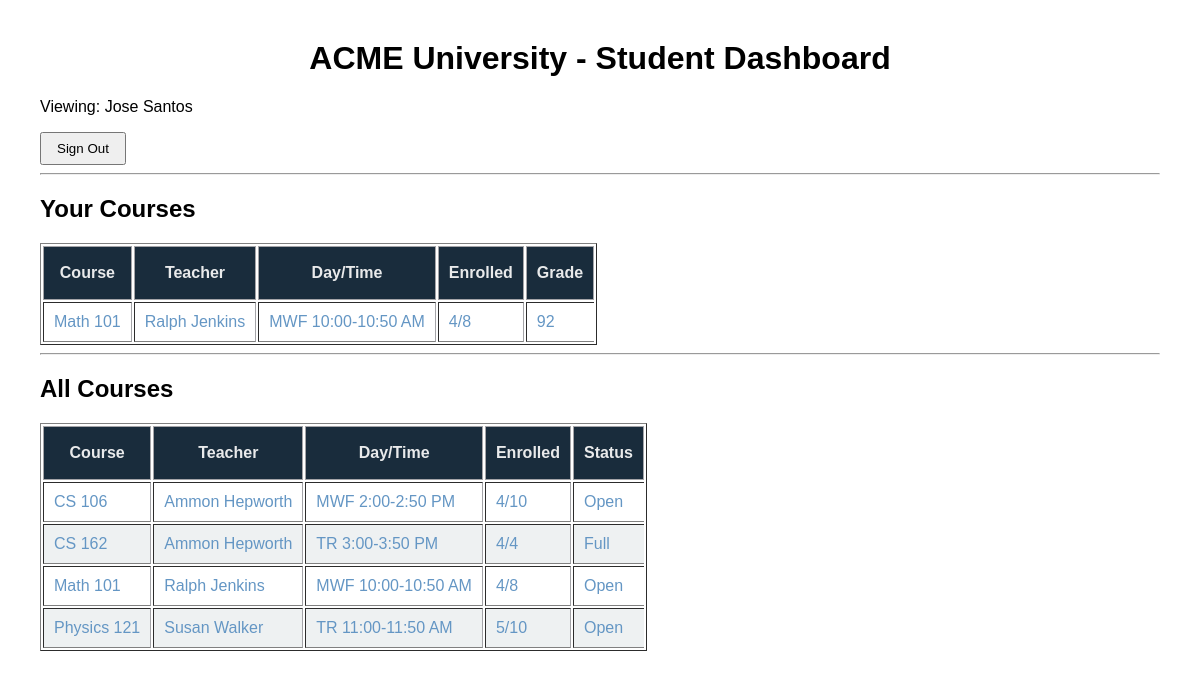
Page /student on the committed database.
### RESTapi.py (models this page shows, shortened)
class User(db.Model):
    id = db.Column(db.Integer, primary_key=True)
    username = db.Column(db.String(80), unique=True, nullable=False)
    password = db.Column(db.String(200), nullable=False)
    name = db.Column(db.String(120), nullable=False)
    role = db.Column(db.String(20), nullable=False)

class Course(db.Model):
    id = db.Column(db.Integer, primary_key=True)
    name = db.Column(db.String(80), nullable=False)
    time = db.Column(db.String(80), nullable=False)
    capacity = db.Column(db.Integer, nullable=False)
    teacher_id = db.Column(db.Integer, db.ForeignKey('user.id'), nullable=False)
    teacher = db.relationship('User', backref='courses_taught')

### RESTapi.py (the view)
@app.route('/student', methods=['GET'])
def student_home():
    student_user = User.query.filter_by(role='student').order_by(User.id).first()
    courses = Course.query.order_by(Course.name).all()
    my_courses = []
    all_courses = []
    for course in courses:
        enrolled_count = len(course.enrollments)
        all_courses.append({
            "name": course.name,
            "teacher": course.teacher.name,
            "time": course.time,
            "enrolled": enrolled_count,
            "capacity": course.capacity
        })
        if student_user is not None:
            student_enrollment = next((e for e in course.enrollments if e.student_id == student_user.id), None)
            if student_enrollment is not None:
                my_courses.append({
                    "name": course.name,
                    "teacher": course.teacher.name,
                    "time": course.time,
                    "enrolled": enrolled_count,
                    "capacity": course.capacity,
                    "grade": student_enrollment.grade
                })
    return render_template(
        "student.html",
        student_name=student_user.name if student_user else "Student",
        my_courses=my_courses,
        all_courses=all_courses
    )

### templates/student.html (shortened to what this page needs)
<!DOCTYPE html>
<html>
<head>
    <link rel="stylesheet" href="{{ url_for('static', filename='style.css') }}">
</head>
<body>
<h1>ACME University - Student Dashboard</h1>
<p>Viewing: {{ student_name }}</p>
<button onclick="logout()">Sign Out</button>
<hr>
<h2>Your Courses</h2>
<table border="1">
    <thead>
        <tr>
            <th>Course</th>
            <th>Teacher</th>
            <th>Day/Time</th>
            <th>Enrolled</th>
            <th>Grade</th>
        </tr>
    </thead>
    <tbody id="myCourses">
        {% for course in my_courses %}
        <tr>
            <td>{{ course.name }}</td>
            <td>{{ course.teacher }}</td>
            <td>{{ course.time }}</td>
            <td>{{ course.enrolled }}/{{ course.capacity }}</td>
            <td>{{ course.grade }}</td>
        </tr>
        {% else %}
        <tr>
            <td colspan="5">No enrolled courses found.</td>
        </tr>
        {% endfor %}
    </tbody>
</table>
<hr>
<h2>All Courses</h2>
<table border="1">
    <thead>
        <tr>
            <th>Course</th>
            <th>Teacher</th>
            <th>Day/Time</th>
            <th>Enrolled</th>
            <th>Status</th>
        </tr>
    </thead>
    <tbody id="allCourses">
        {% for course in all_courses %}
        <tr>
            <td>{{ course.name }}</td>
            <td>{{ course.teacher }}</td>
            <td>{{ course.time }}</td>
            <td>{{ course.enrolled }}/{{ course.capacity }}</td>
            <td>{% if course.enrolled >= course.capacity %}Full{% else %}Open{% endif %}</td>
        </tr>
        {% else %}
        <tr>
            <td colspan="5">No courses found.</td>
        </tr>
        {% endfor %}
    </tbody>
</table>
</body>
</html>

### static/style.css (style rules this page uses)
body { font-family: Arial, sans-serif; margin: 40px; }
h1 { text-align: center; }
th { border: 1px solid rgb(164, 164, 168); padding: 17px 10px; text-align: center; color: #e9eaeb; background-color: rgb(25, 44, 60); box-sizing: border-box; }
tbody tr:nth-child(even) { background-color: #eef1f2; }
td { border-right: 1px solid rgb(164, 164, 168); padding: 10px 10px; text-align: left; color: rgb(100, 150, 196); box-sizing: border-box; }
td:last-child { border-right: none; }
button { cursor: pointer; padding: 7px 15px; }

### rows in the picture
User: name "Jose Santos"
Course: name "Math 101", time "MWF 10:00-10:50 AM", name "Math 101", time "MWF 10:00-10:50 AM"
User: teacher "Ralph Jenkins", teacher "Ralph Jenkins"
Course: name "CS 106", time "MWF 2:00-2:50 PM"
User: teacher "Ammon Hepworth" "Ammon Hepworth"
Course: name "CS 162", time "TR 3:00-3:50 PM"
Course: name "Physics 121", time "TR 11:00-11:50 AM"
User: teacher "Susan Walker"

### other values in the picture
{{ course.enrolled }} "4"
{{ course.capacity }} "8"
{{ course.grade }} "92"
{{ course.enrolled }} "4" "4" "4" "5"
{{ course.capacity }} "10" "4" "8" "10"
